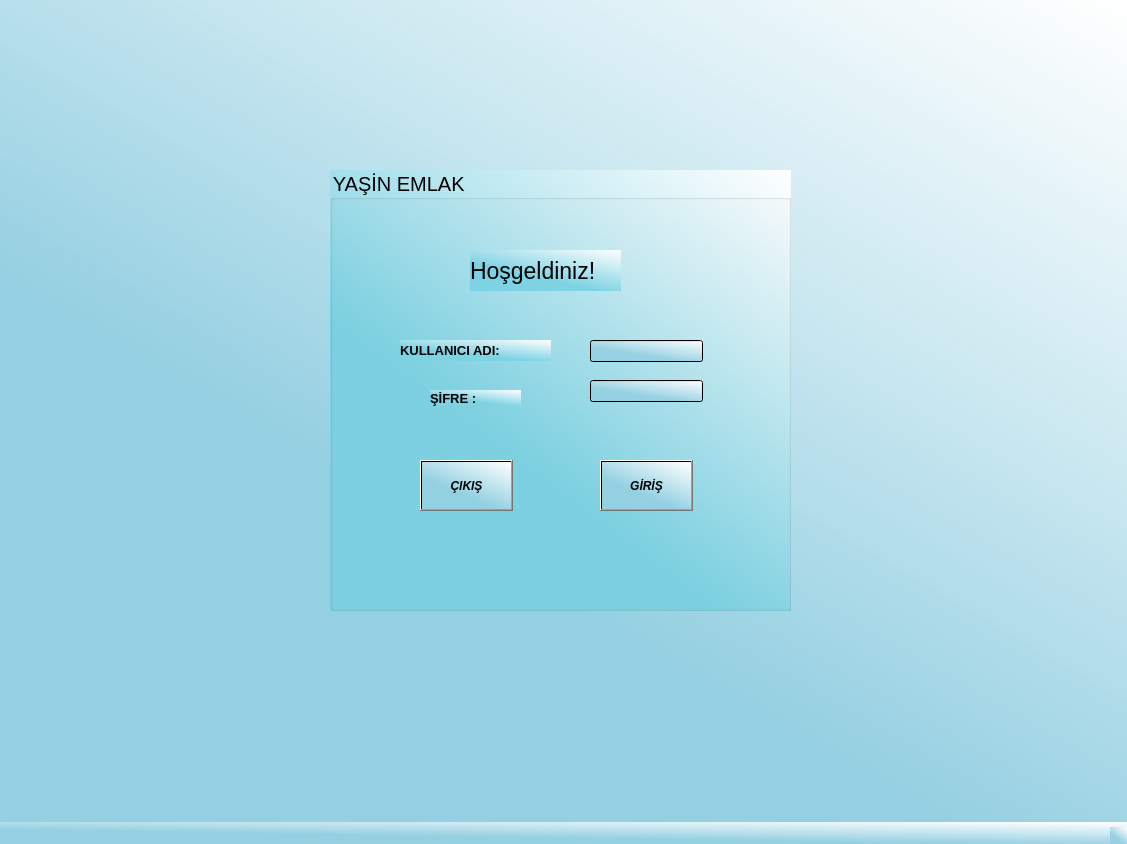
<?xml version="1.0" encoding="UTF-8"?>
<ui version="4.0">
 <class>mw_sifre</class>
 <widget class="QMainWindow" name="mw_sifre">
  <property name="geometry">
   <rect>
    <x>0</x>
    <y>0</y>
    <width>1127</width>
    <height>844</height>
   </rect>
  </property>
  <property name="windowTitle">
   <string>YAŞİN EMLAK</string>
  </property>
  <property name="styleSheet">
   <string notr="true">background-color: qlineargradient(spread:pad, x1:0.453, y1:0.694, x2:1, y2:0, stop:0 rgba(178, 223, 226, 249), stop:1 rgba(255, 255, 255, 255));
background-color: qlineargradient(spread:pad, x1:0.453, y1:0.694, x2:1, y2:0, stop:0 rgba(149, 208, 226, 231), stop:1 rgba(255, 255, 255, 255));</string>
  </property>
  <widget class="QWidget" name="centralwidget">
   <widget class="QGroupBox" name="groupBox">
    <property name="geometry">
     <rect>
      <x>330</x>
      <y>170</y>
      <width>461</width>
      <height>441</height>
     </rect>
    </property>
    <property name="palette">
     <palette>
      <active>
       <colorrole role="Button">
        <brush brushstyle="LinearGradientPattern">
         <gradient startx="0.453000000000000" starty="0.694000000000000" endx="1.000000000000000" endy="0.000000000000000" type="LinearGradient" spread="PadSpread" coordinatemode="ObjectBoundingMode">
          <gradientstop position="0.000000000000000">
           <color alpha="255">
            <red>125</red>
            <green>210</green>
            <blue>227</blue>
           </color>
          </gradientstop>
          <gradientstop position="1.000000000000000">
           <color alpha="255">
            <red>255</red>
            <green>255</green>
            <blue>255</blue>
           </color>
          </gradientstop>
         </gradient>
        </brush>
       </colorrole>
       <colorrole role="Base">
        <brush brushstyle="LinearGradientPattern">
         <gradient startx="0.453000000000000" starty="0.694000000000000" endx="1.000000000000000" endy="0.000000000000000" type="LinearGradient" spread="PadSpread" coordinatemode="ObjectBoundingMode">
          <gradientstop position="0.000000000000000">
           <color alpha="255">
            <red>125</red>
            <green>210</green>
            <blue>227</blue>
           </color>
          </gradientstop>
          <gradientstop position="1.000000000000000">
           <color alpha="255">
            <red>255</red>
            <green>255</green>
            <blue>255</blue>
           </color>
          </gradientstop>
         </gradient>
        </brush>
       </colorrole>
       <colorrole role="Window">
        <brush brushstyle="LinearGradientPattern">
         <gradient startx="0.453000000000000" starty="0.694000000000000" endx="1.000000000000000" endy="0.000000000000000" type="LinearGradient" spread="PadSpread" coordinatemode="ObjectBoundingMode">
          <gradientstop position="0.000000000000000">
           <color alpha="255">
            <red>125</red>
            <green>210</green>
            <blue>227</blue>
           </color>
          </gradientstop>
          <gradientstop position="1.000000000000000">
           <color alpha="255">
            <red>255</red>
            <green>255</green>
            <blue>255</blue>
           </color>
          </gradientstop>
         </gradient>
        </brush>
       </colorrole>
      </active>
      <inactive>
       <colorrole role="Button">
        <brush brushstyle="LinearGradientPattern">
         <gradient startx="0.453000000000000" starty="0.694000000000000" endx="1.000000000000000" endy="0.000000000000000" type="LinearGradient" spread="PadSpread" coordinatemode="ObjectBoundingMode">
          <gradientstop position="0.000000000000000">
           <color alpha="255">
            <red>125</red>
            <green>210</green>
            <blue>227</blue>
           </color>
          </gradientstop>
          <gradientstop position="1.000000000000000">
           <color alpha="255">
            <red>255</red>
            <green>255</green>
            <blue>255</blue>
           </color>
          </gradientstop>
         </gradient>
        </brush>
       </colorrole>
       <colorrole role="Base">
        <brush brushstyle="LinearGradientPattern">
         <gradient startx="0.453000000000000" starty="0.694000000000000" endx="1.000000000000000" endy="0.000000000000000" type="LinearGradient" spread="PadSpread" coordinatemode="ObjectBoundingMode">
          <gradientstop position="0.000000000000000">
           <color alpha="255">
            <red>125</red>
            <green>210</green>
            <blue>227</blue>
           </color>
          </gradientstop>
          <gradientstop position="1.000000000000000">
           <color alpha="255">
            <red>255</red>
            <green>255</green>
            <blue>255</blue>
           </color>
          </gradientstop>
         </gradient>
        </brush>
       </colorrole>
       <colorrole role="Window">
        <brush brushstyle="LinearGradientPattern">
         <gradient startx="0.453000000000000" starty="0.694000000000000" endx="1.000000000000000" endy="0.000000000000000" type="LinearGradient" spread="PadSpread" coordinatemode="ObjectBoundingMode">
          <gradientstop position="0.000000000000000">
           <color alpha="255">
            <red>125</red>
            <green>210</green>
            <blue>227</blue>
           </color>
          </gradientstop>
          <gradientstop position="1.000000000000000">
           <color alpha="255">
            <red>255</red>
            <green>255</green>
            <blue>255</blue>
           </color>
          </gradientstop>
         </gradient>
        </brush>
       </colorrole>
      </inactive>
      <disabled>
       <colorrole role="Button">
        <brush brushstyle="LinearGradientPattern">
         <gradient startx="0.453000000000000" starty="0.694000000000000" endx="1.000000000000000" endy="0.000000000000000" type="LinearGradient" spread="PadSpread" coordinatemode="ObjectBoundingMode">
          <gradientstop position="0.000000000000000">
           <color alpha="255">
            <red>125</red>
            <green>210</green>
            <blue>227</blue>
           </color>
          </gradientstop>
          <gradientstop position="1.000000000000000">
           <color alpha="255">
            <red>255</red>
            <green>255</green>
            <blue>255</blue>
           </color>
          </gradientstop>
         </gradient>
        </brush>
       </colorrole>
       <colorrole role="Base">
        <brush brushstyle="LinearGradientPattern">
         <gradient startx="0.453000000000000" starty="0.694000000000000" endx="1.000000000000000" endy="0.000000000000000" type="LinearGradient" spread="PadSpread" coordinatemode="ObjectBoundingMode">
          <gradientstop position="0.000000000000000">
           <color alpha="255">
            <red>125</red>
            <green>210</green>
            <blue>227</blue>
           </color>
          </gradientstop>
          <gradientstop position="1.000000000000000">
           <color alpha="255">
            <red>255</red>
            <green>255</green>
            <blue>255</blue>
           </color>
          </gradientstop>
         </gradient>
        </brush>
       </colorrole>
       <colorrole role="Window">
        <brush brushstyle="LinearGradientPattern">
         <gradient startx="0.453000000000000" starty="0.694000000000000" endx="1.000000000000000" endy="0.000000000000000" type="LinearGradient" spread="PadSpread" coordinatemode="ObjectBoundingMode">
          <gradientstop position="0.000000000000000">
           <color alpha="255">
            <red>125</red>
            <green>210</green>
            <blue>227</blue>
           </color>
          </gradientstop>
          <gradientstop position="1.000000000000000">
           <color alpha="255">
            <red>255</red>
            <green>255</green>
            <blue>255</blue>
           </color>
          </gradientstop>
         </gradient>
        </brush>
       </colorrole>
      </disabled>
     </palette>
    </property>
    <property name="font">
     <font>
      <pointsize>15</pointsize>
     </font>
    </property>
    <property name="styleSheet">
     <string notr="true">
background-color: qlineargradient(spread:pad, x1:0.453, y1:0.694, x2:1, y2:0, stop:0 rgba(125, 210, 227, 255), stop:1 rgba(255, 255, 255, 255));
</string>
    </property>
    <property name="title">
     <string>YAŞİN EMLAK </string>
    </property>
    <widget class="QLineEdit" name="lne_sifre">
     <property name="geometry">
      <rect>
       <x>260</x>
       <y>210</y>
       <width>113</width>
       <height>22</height>
      </rect>
     </property>
     <property name="font">
      <font>
       <pointsize>11</pointsize>
      </font>
     </property>
     <property name="styleSheet">
      <string notr="true">background-color: qlineargradient(spread:pad, x1:0.453, y1:0.694, x2:1, y2:0, stop:0 rgba(149, 208, 226, 231), stop:1 rgba(255, 255, 255, 255));</string>
     </property>
     <property name="echoMode">
      <enum>QLineEdit::Password</enum>
     </property>
    </widget>
    <widget class="QLabel" name="label">
     <property name="geometry">
      <rect>
       <x>70</x>
       <y>170</y>
       <width>151</width>
       <height>21</height>
      </rect>
     </property>
     <property name="font">
      <font>
       <pointsize>10</pointsize>
       <weight>75</weight>
       <bold>true</bold>
      </font>
     </property>
     <property name="text">
      <string>KULLANICI ADI:</string>
     </property>
    </widget>
    <widget class="QLabel" name="label_2">
     <property name="geometry">
      <rect>
       <x>100</x>
       <y>220</y>
       <width>91</width>
       <height>16</height>
      </rect>
     </property>
     <property name="font">
      <font>
       <pointsize>10</pointsize>
       <weight>75</weight>
       <bold>true</bold>
      </font>
     </property>
     <property name="text">
      <string>ŞİFRE :</string>
     </property>
    </widget>
    <widget class="QLineEdit" name="lne_kullaniciadi">
     <property name="geometry">
      <rect>
       <x>260</x>
       <y>170</y>
       <width>113</width>
       <height>22</height>
      </rect>
     </property>
     <property name="styleSheet">
      <string notr="true">background-color: qlineargradient(spread:pad, x1:0.453, y1:0.694, x2:1, y2:0, stop:0 rgba(149, 208, 226, 231), stop:1 rgba(255, 255, 255, 255));</string>
     </property>
    </widget>
    <widget class="QPushButton" name="pb_giris">
     <property name="geometry">
      <rect>
       <x>270</x>
       <y>290</y>
       <width>93</width>
       <height>51</height>
      </rect>
     </property>
     <property name="font">
      <font>
       <pointsize>9</pointsize>
       <weight>75</weight>
       <italic>true</italic>
       <bold>true</bold>
      </font>
     </property>
     <property name="styleSheet">
      <string notr="true">background-color: qlineargradient(spread:pad, x1:0.453, y1:0.694, x2:1, y2:0, stop:0 rgba(149, 208, 226, 231), stop:1 rgba(255, 255, 255, 255));</string>
     </property>
     <property name="text">
      <string>GİRİŞ</string>
     </property>
    </widget>
    <widget class="QPushButton" name="pb_cikis">
     <property name="geometry">
      <rect>
       <x>90</x>
       <y>290</y>
       <width>93</width>
       <height>51</height>
      </rect>
     </property>
     <property name="font">
      <font>
       <pointsize>9</pointsize>
       <weight>75</weight>
       <italic>true</italic>
       <bold>true</bold>
       <strikeout>false</strikeout>
      </font>
     </property>
     <property name="styleSheet">
      <string notr="true">background-color: qlineargradient(spread:pad, x1:0.453, y1:0.694, x2:1, y2:0, stop:0 rgba(149, 208, 226, 231), stop:1 rgba(255, 255, 255, 255));</string>
     </property>
     <property name="text">
      <string>ÇIKIŞ</string>
     </property>
    </widget>
    <widget class="QLabel" name="label_3">
     <property name="geometry">
      <rect>
       <x>140</x>
       <y>80</y>
       <width>151</width>
       <height>41</height>
      </rect>
     </property>
     <property name="font">
      <font>
       <pointsize>17</pointsize>
      </font>
     </property>
     <property name="styleSheet">
      <string notr="true"/>
     </property>
     <property name="text">
      <string>Hoşgeldiniz!</string>
     </property>
    </widget>
   </widget>
  </widget>
  <widget class="QMenuBar" name="menubar">
   <property name="geometry">
    <rect>
     <x>0</x>
     <y>0</y>
     <width>1127</width>
     <height>26</height>
    </rect>
   </property>
  </widget>
  <widget class="QStatusBar" name="statusbar"/>
 </widget>
 <resources/>
 <connections/>
</ui>
